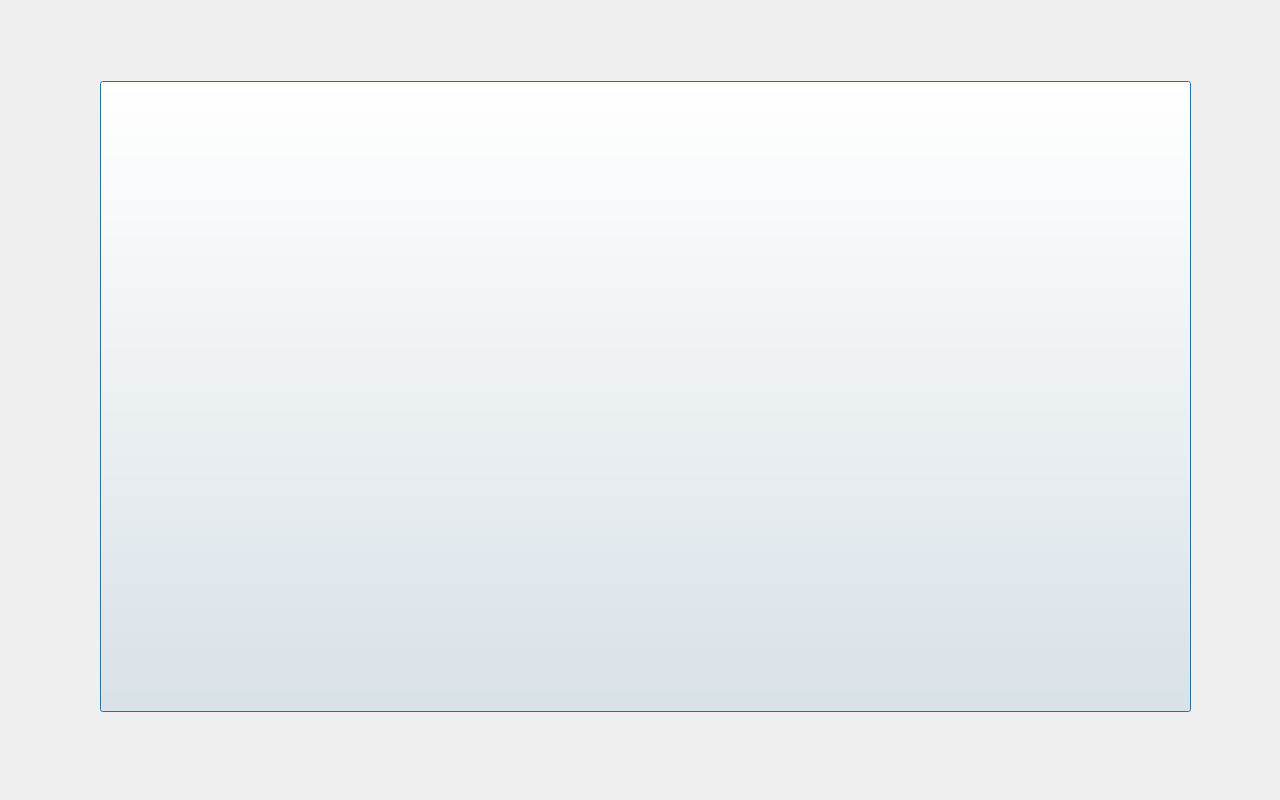
<?xml version="1.0" encoding="UTF-8"?>
<ui version="4.0">
 <class>ScreenSaverDialog</class>
 <widget class="QDialog" name="ScreenSaverDialog">
  <property name="geometry">
   <rect>
    <x>0</x>
    <y>0</y>
    <width>1280</width>
    <height>800</height>
   </rect>
  </property>
  <property name="windowTitle">
   <string>Dialog</string>
  </property>
  <property name="styleSheet">
   <string notr="true"/>
  </property>
  <widget class="QLabel" name="gifLabel">
   <property name="geometry">
    <rect>
     <x>0</x>
     <y>-1</y>
     <width>1280</width>
     <height>800</height>
    </rect>
   </property>
   <property name="styleSheet">
    <string notr="true">background-image: url(:/screen_saver/resources/Rk69.gif);</string>
   </property>
   <property name="text">
    <string/>
   </property>
   <property name="pixmap">
    <pixmap>:/screen_saver/Rk69.gif</pixmap>
   </property>
  </widget>
  <widget class="QPushButton" name="doneButton">
   <property name="geometry">
    <rect>
     <x>100</x>
     <y>81</y>
     <width>1091</width>
     <height>631</height>
    </rect>
   </property>
   <property name="text">
    <string/>
   </property>
  </widget>
 </widget>
 <resources>
  <include location="screen_saver_res.qrc"/>
 </resources>
 <connections/>
</ui>
